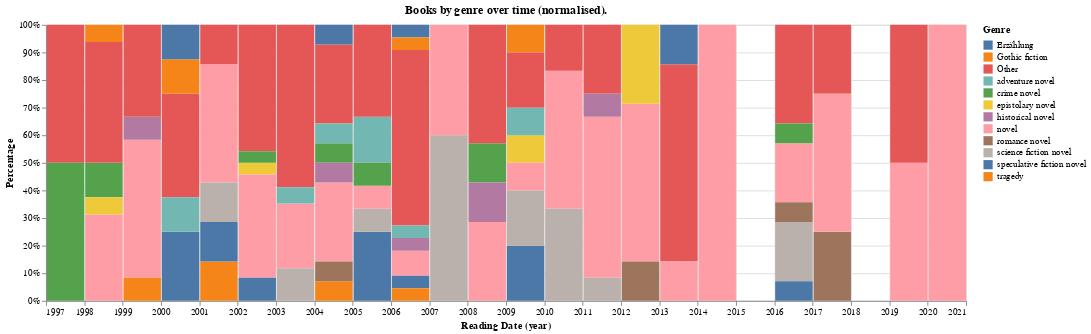

Notebook source saved alongside this figure:
### Code cell
q = """
    PREFIX rdfs: <http://www.w3.org/2000/01/rdf-schema#> 
    PREFIX wdt: <http://www.wikidata.org/prop/direct/>
    PREFIX wd: <http://www.wikidata.org/entity/>
    SELECT DISTINCT ?book ?reading ?genre_label
    WHERE { 
        ?book a <https://birot.github.io/ontology/Book>. 
        ?book <https://birot.github.io/ontology/hasWikidataId> ?wiki.
        BIND (IRI(CONCAT(str(wd:),?wiki)) as ?wiki_book).
        OPTIONAL {service <https://query.wikidata.org/sparql> {
            ?wiki_book wdt:P136 ?genre. ?genre rdfs:label ?genre_label filter (lang(?genre_label) = "en").}}
        ?event <https://birot.github.io/ontology/hasBook> ?book.
        ?event <https://birot.github.io/ontology/hasStartDate> ?reading. 
        }
    """

dataframe = pandas.DataFrame(create_graph().query(q))
dataframe.columns=['Book', 'Reading Date', 'Genre']
dataframe['Books'] = 1

dataframe = dataframe.loc[~dataframe.Genre.isin([numpy.nan, None])]
for x in dataframe.Genre.unique():
    if len(dataframe.loc[dataframe.Genre.isin([x])]) <= 3:
        dataframe.loc[dataframe.Genre.isin([x]), 'Genre'] = 'Other'

chart = altair.Chart(dataframe, title='Books by genre over time (normalised).').mark_bar().encode(
    x='year(Reading Date):T', y=altair.Y('sum(Books)', stack="normalize", axis=altair.Axis(format='%'), title='Percentage'), color='Genre')
display(altair.layer(chart).properties(width=1000, height=300, title=''))

### Figure 1 — Vega-Lite specification as saved in the notebook (floating-point values rounded to 4 significant figures; data arrays with more than 128 entries replaced by an {"elided": "..."} marker saying what was removed)
{"config": {"view": {"continuousWidth": 400, "continuousHeight": 300}}, "layer": [{"mark": "bar", "encoding": {"color": {"type": "nominal", "field": "Genre"}, "x": {"type": "temporal", "field": "Reading Date", "timeUnit": "year"}, "y": {"type": "quantitative", "aggregate": "sum", "axis": {"format": "%"}, "field": "Books", "stack": "normalize", "title": "Percentage"}}, "title": "Books by genre over time (normalised)."}], "data": {"name": "data-8902e6f30e74aef093afe336d3b14cf8"}, "height": 300, "title": "", "width": 1000, "$schema": "https://vega.github.io/schema/vega-lite/v4.8.1.json", "datasets": {"data-8902e6f30e74aef093afe336d3b14cf8": {"elided": "214 records"}}}
